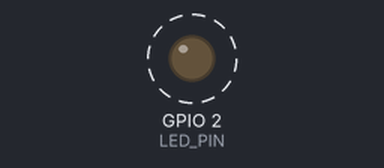
The program below on a simulated ESP32. Shown: output pins drawn as LEDs (lit = HIGH). Dashed ring = blinking.

Above: at 0.2 s.
Timing chart, 0 to 3.0 s (numbered marks = the images above):
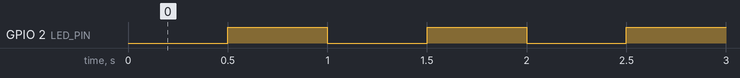

The program:

main.cpp
```cpp
#include <Arduino.h>
#include <stdint.h>


enum class LedState : uint8_t {
    Off,
    On
};

struct AppConfig {
    static constexpr uint8_t LED_PIN = 2;
    static constexpr uint32_t BLINK_INTERVAL_MS = 500U;
};

class Led {
public:
    explicit Led(uint8_t pin)
        : pin_(pin) {}

    void init() {
        pinMode(pin_, OUTPUT);
        set(LedState::Off);
    }

    void set(LedState state) {
        digitalWrite(
            pin_,
            state == LedState::On ? HIGH : LOW
        );
    }

private:
    uint8_t pin_;
};

class BlinkController {
public:
    BlinkController()
        : led_(AppConfig::LED_PIN),
          state_(LedState::Off),
          lastToggleMs_(0U) {}

    void init() {
        led_.init();
        lastToggleMs_ = millis();
    }

    void update() {
        const uint32_t now =
            static_cast<uint32_t>(millis());

        if (now - lastToggleMs_
            >= AppConfig::BLINK_INTERVAL_MS) {

            lastToggleMs_ = now;

            state_ = (state_ == LedState::On)
                ? LedState::Off
                : LedState::On;

            led_.set(state_);
        }
    }

private:
    Led led_;
    LedState state_;
    uint32_t lastToggleMs_;
};

// Єдиний екземпляр контролера зі статичним часом життя.
BlinkController& controller() {
    static BlinkController instance;
    return instance;
}

void setup() {
    controller().init();
}

void loop() {
    controller().update();
}
```

Measured:
- by itself, GPIO 2 (LED_PIN): alternates HIGH for 0.50 s and LOW for 0.50 s
